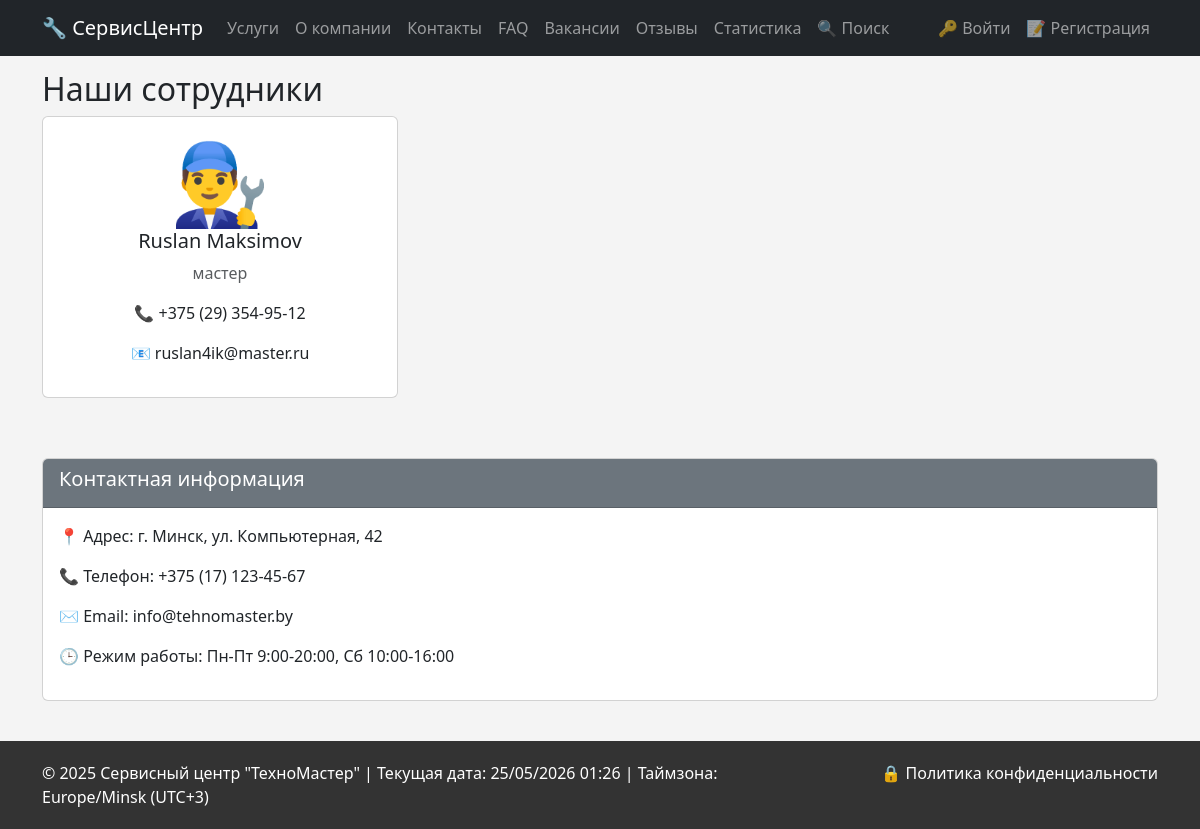
/contacts/, run on the app's committed database.
### core/models.py (models this page shows, shortened)
class EmployeeProfile(models.Model):
    user = models.OneToOneField(User, on_delete=models.CASCADE, related_name='employee_profile')
    phone = models.CharField(max_length=20, validators=[phone_regex])
    specialization = models.CharField(max_length=100, verbose_name="Специализация")
    hire_date = models.DateField(default=timezone.now)
    class Meta:
        verbose_name = "Сотрудник"
        verbose_name_plural = "Сотрудники"

### core/views.py (the view)
# urls.py: path('contacts/', views.contacts, name='contacts'),
def contacts(request):
    employees = EmployeeProfile.objects.select_related('user').all()
    return render(request, 'core/contacts.html', {'employees': employees})

### templates/core/contacts.html (shortened to what this page needs)
{% extends 'core/base.html' %}
{% block content %}
<h2>Наши сотрудники</h2>
<div class="row">
    {% for emp in employees %}
    <div class="col-md-4 mb-3">
        <div class="card text-center">
            <div class="card-body">
                <div class="display-1">👨‍🔧</div>
                <h5>{{ emp.user.get_full_name|default:emp.user.username }}</h5>
                <p class="text-muted">{{ emp.specialization }}</p>
                <p>📞 {{ emp.phone }}</p>
                <p>📧 {{ emp.user.email|default:"email@example.com" }}</p>
            </div>
        </div>
    </div>
    {% empty %}
    <p>Нет данных о сотрудниках</p>
    {% endfor %}
</div>
<div class="card mt-4">
    <div class="card-header bg-secondary text-white">
        <h5>Контактная информация</h5>
    </div>
    <div class="card-body">
        <p>📍 Адрес: г. Минск, ул. Компьютерная, 42</p>
        <p>📞 Телефон: +375 (17) 123-45-67</p>
        <p>✉️ Email: info@tehnomaster.by</p>
        <p>🕒 Режим работы: Пн-Пт 9:00-20:00, Сб 10:00-16:00</p>
    </div>
</div>
{% endblock %}

### templates/core/base.html (style rules this page uses)
body { background: #f4f4f4; padding-top: 70px; }
.card { margin-bottom: 20px; }

### data on the page
EmployeeProfile: user.get_full_name "Ruslan Maksimov", specialization "мастер", phone "+375 (29) 354-95-12", user.email "ruslan4ik@master.ru"
